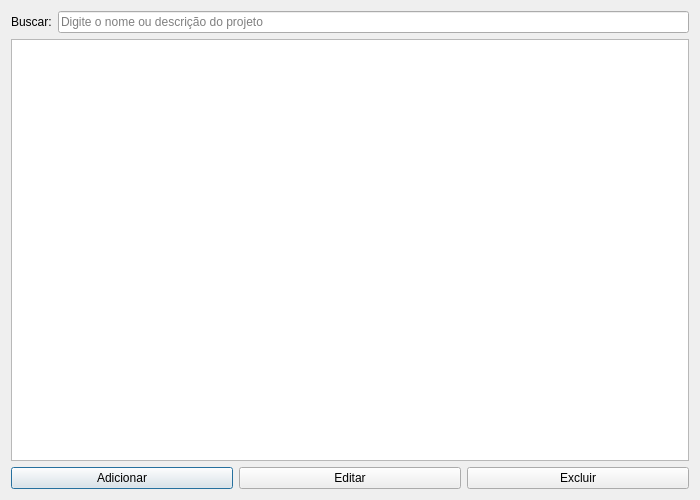
<?xml version="1.0" encoding="UTF-8"?>
<!-- Path: gui\projetos\manage_projects_dialog.ui -->
<ui version="4.0">
 <class>ManageProjectsDialog</class>
 <widget class="QDialog" name="ManageProjectsDialog">
  <property name="geometry">
   <rect>
    <x>0</x>
    <y>0</y>
    <width>700</width>
    <height>500</height>
   </rect>
  </property>
  <property name="windowTitle">
   <string>Gerenciar Projetos</string>
  </property>
  <layout class="QVBoxLayout" name="verticalLayout">
   <item>
    <layout class="QHBoxLayout" name="searchLayout">
     <item>
      <widget class="QLabel" name="searchLabel">
       <property name="text">
        <string>Buscar:</string>
       </property>
      </widget>
     </item>
     <item>
      <widget class="QLineEdit" name="searchLineEdit">
       <property name="placeholderText">
        <string>Digite o nome ou descrição do projeto</string>
       </property>
      </widget>
     </item>
    </layout>
   </item>
   <item>
    <widget class="QTableWidget" name="projectsTable"/>
   </item>
   <item>
    <layout class="QHBoxLayout" name="horizontalLayout">
     <item>
      <widget class="QPushButton" name="addButton">
       <property name="text">
        <string>Adicionar</string>
       </property>
      </widget>
     </item>
     <item>
      <widget class="QPushButton" name="editButton">
       <property name="text">
        <string>Editar</string>
       </property>
      </widget>
     </item>
     <item>
      <widget class="QPushButton" name="deleteButton">
       <property name="text">
        <string>Excluir</string>
       </property>
      </widget>
     </item>
    </layout>
   </item>
  </layout>
 </widget>
 <resources/>
 <connections/>
</ui>
